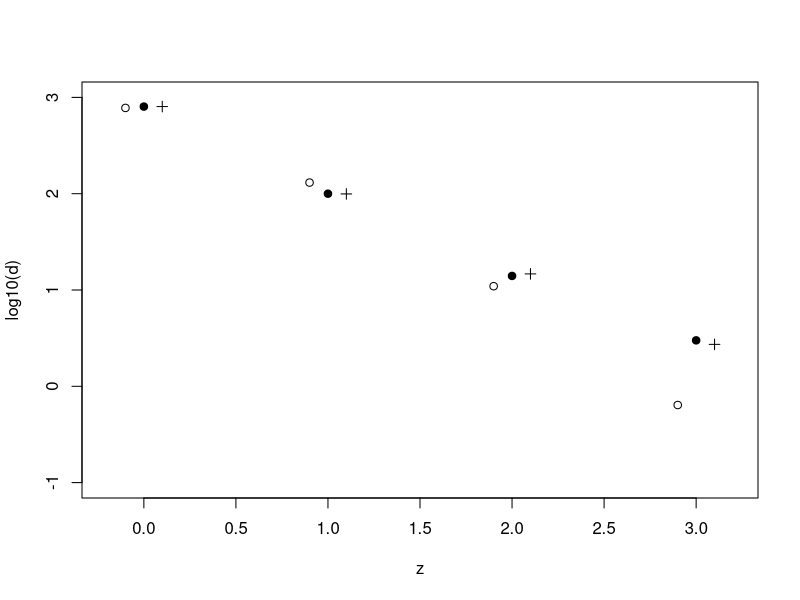
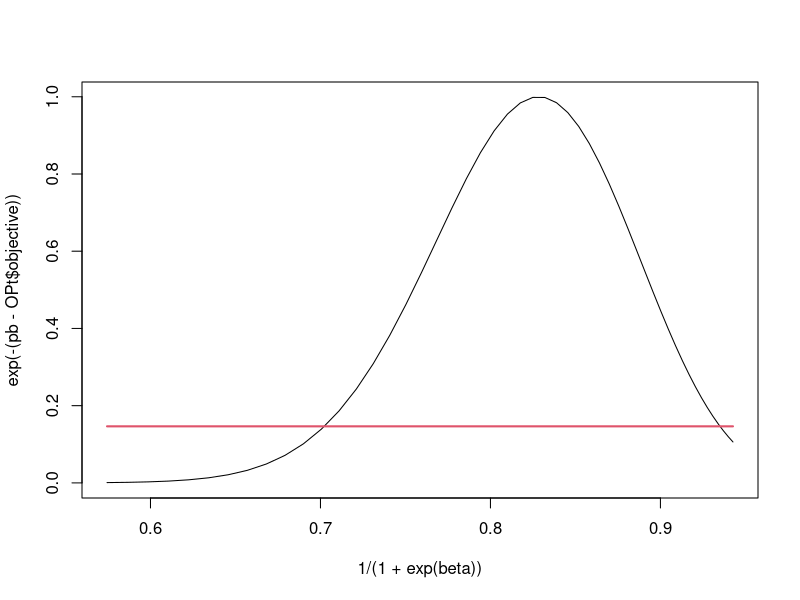
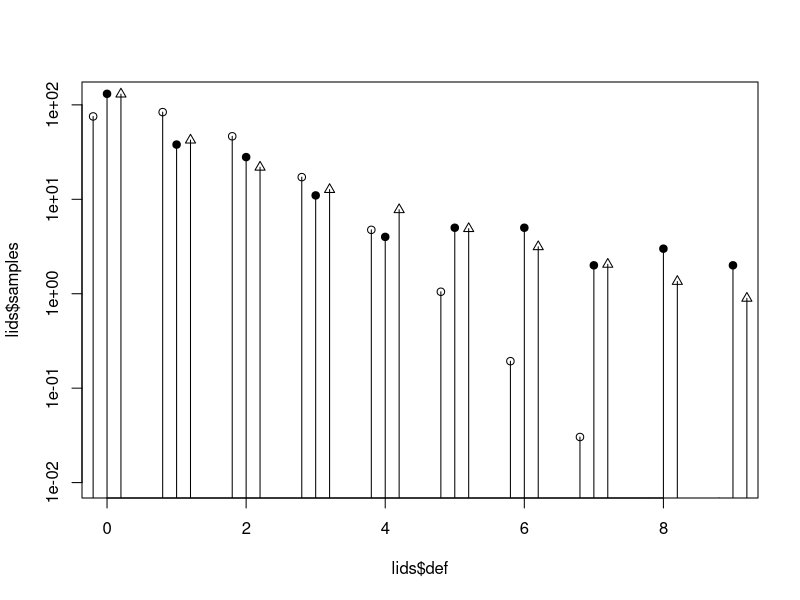
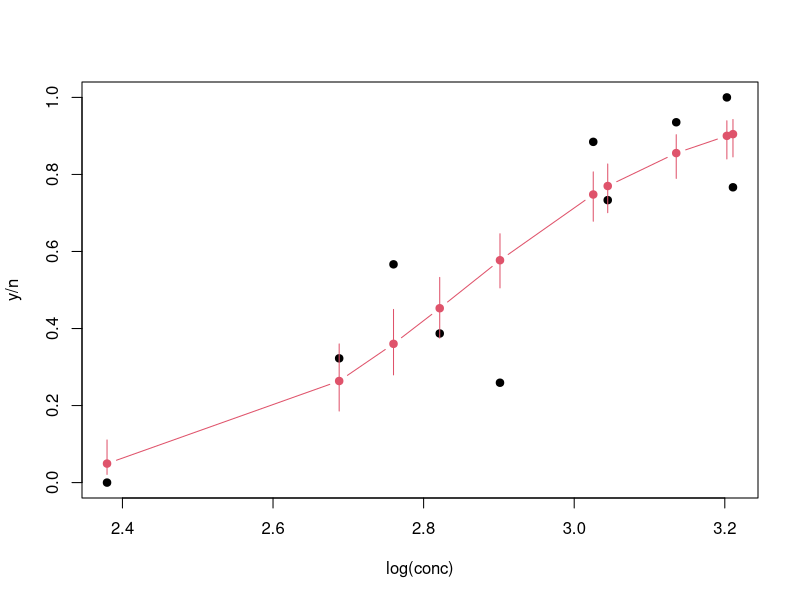
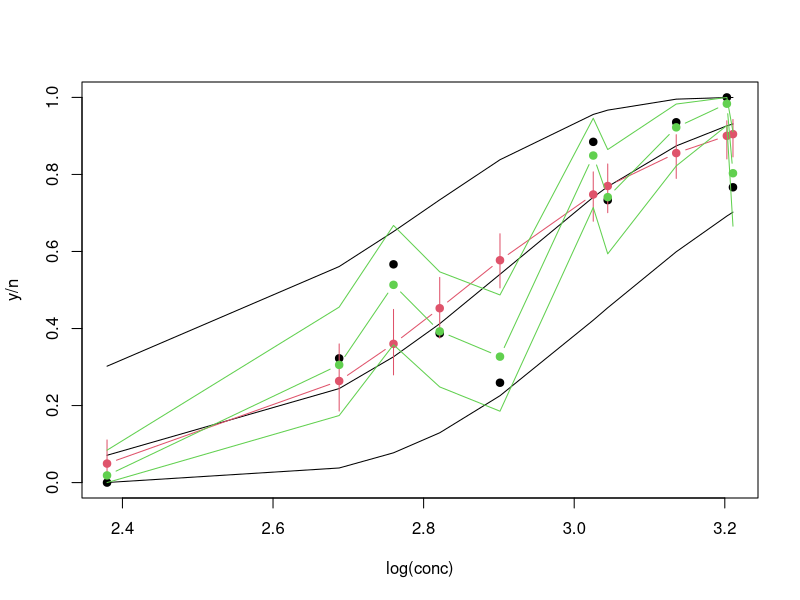
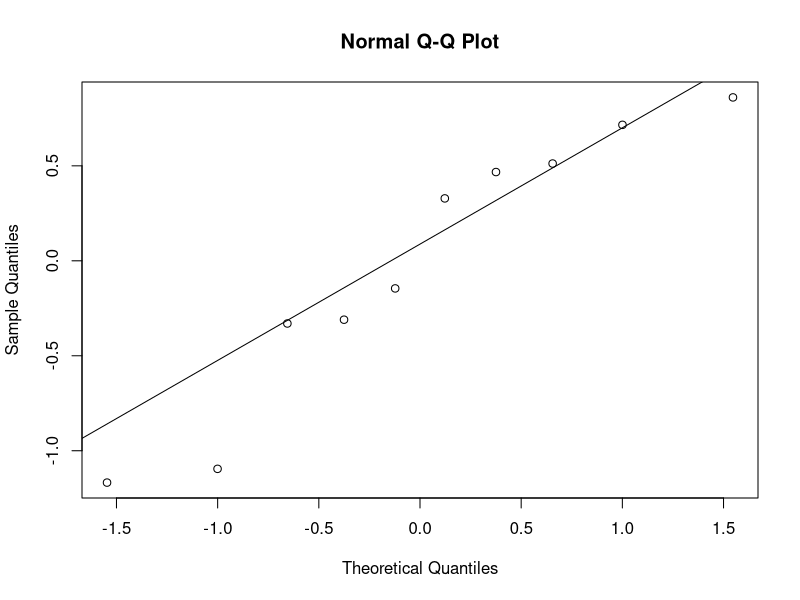

Generate these figures, in order, with R:
##################################################
# Example 6.1
# data 
z <- c(0,1,2,3)
d <- c(803,100,14,3)
##################

# moment est.
mu <- sum(z * d) / sum(d)
s2 <- sum((z - mu) ^ 2 * d) / sum(d)
mu;s2
###################################

###############################################
# glm possion
z.tmp <- c(rep(0,d[1]), rep(1,d[2]), rep(2,d[3]), rep(3,d[4]))
fit1 <- glm(z.tmp ~ 1, family=poisson())
summary(fit1)
anova(fit1)

exp(coef(fit1))
mu
############################################


nll <- function(lambda,z,d){
    -sum((d*dpois(z[1:4],exp(lambda),log=TRUE))) }


nll(0,z,d)
op1 <- nlminb(0,nll,z=z,d=d)
op1

## Taking care of censoring
nll <- function(lambda,z,d){
    -sum((d[1:3]*dpois(z[1:3],exp(lambda),log=TRUE))+d[4]*log(1-ppois(z[3],exp(lambda))))
    }

nll(0,z,d)
op2 <- nlminb(0,nll,z=z,d=d)

c(dpois(0:2,exp(op1$par)),1-ppois(2,exp(op1$par)))*sum(d)
exp.pois <- c(dpois(0:2,exp(op2$par)),
              1-ppois(2,exp(op2$par)))*sum(d)
exp.pois

##################################
## Goodness of fit test.. (terms collected)
Q <- (803-791.85)^2/791.85+(100-118.78)^2/118.78 +
               (17-8.91-0.46)^2/(8.91+0.46)

1-pchisq(Q,df=2)
######################################

##################################################
# glm quasipossion (oversidpersion)
fit2 <- glm(z.tmp ~ 1, family=quasipoisson())
summary(fit2)
##################################################

##################################################
# Compound Poisson Gamma
# negative log-likelihood

nll <- function(pars){
  alpha <- exp(pars[1])
  p <- 1/(1+exp(pars[2]))
  -sum(c(dnbinom(0:2,size=alpha,prob=p,log=TRUE),
         log(1-pnbinom(2,alpha,p)))* c(803,100,14,3)
       )
}


OPt <- nlminb(c(log(0.1),0), nll)
OPt
c(exp(OPt$par[1]),1/(1+exp(OPt$par[2]))) ## Pars for NBinom model

# expected from model:
exp.nbin <- c(dnbinom(0:2,exp(OPt$par[1]),1/(1+exp(OPt$par[2]))),
  1-pnbinom(2,exp(OPt$par[1]),1/(1+exp(OPt$par[2])))) *
    sum(d)
# Note: estimate in book use l(Y) = l(0) + l(1)+ l(2) + l(3)

plot(z,log10(d),pch=19,ylim=c(-1,3),xlim=c(-0.2,3.2),type="p")
points(z-0.1,log10(exp.pois),type="p")
points(z+0.1,log10(exp.nbin),type="p",pch=3)

# unceartainty by Wald statistics
library(numDeriv)
H <- hessian(nll,OPt$par)

V <- solve(H)
cov2cor(V)
exp(OPt$par[1]+2*c(-1,1)*sqrt(diag(V)[1]))
1/(1+exp(OPt$par[2]-2*c(-1,1)*sqrt(diag(V)[2])))
##################################################

# unceartainty by profile likelihood
Pnll <- function(p1,p2){
    pars <- c(p1,p2)
    nll(pars)    
}


OPt$par[2]+3*c(-1,1)*sqrt(diag(V)[2])

beta <- seq(-2.8,-0.3,by=0.05)
pb <- beta*0
for(i in 1:length(beta)){
    pb[i] <- nlminb(OPt$par[1],Pnll,p2=beta[i])$objective
}

plot(1/(1+exp(beta)),exp(-(pb-OPt$objective)),type="l")
lines(range(1/(1+exp(beta))),
      exp(-0.5*qchisq(0.95,df=1))*c(1,1),
      col=2,lwd=2)
1/(1+exp(OPt$par[2]-2*c(-1,1)*sqrt(diag(V)[2])))

##################################################
#
##################################################




##################################################
# Example 6.3
##################################################
lids <- data.frame(
  def = 0:9,
  samples = c(131, 38, 28, 11, 4, 5, 5, 2, 3, 2),
  n = rep(770,10)
)
lids

p <- sum(lids$samples*(0:9)) /
  sum(lids$samples)/770
p

lids2 <- data.frame(y=rep(lids$def,lids$samples),n=770)
fit.glm<- glm(cbind(y,n-y)~1,data=lids2,family=binomial())
summary(fit.glm)
1/(1+exp(-coef(fit.glm)))

################################################################
plot(lids$def,lids$samples,log="y",type="h",ylim=c(0.01,120))
points(lids$def,lids$samples,pch=19)

lines(lids$def-0.2,dbinom(lids$def,prob=p,size=lids$n)*sum(lids$samples),
      type="h")
points(lids$def-0.2,dbinom(lids$def,prob=p,size=lids$n)*sum(lids$samples))

## Likelihood
ldCBb <- function(y,alpha,beta,n){
  lchoose(n,y)+lgamma(alpha + y) + lgamma(beta + n - y) -
    lgamma(alpha + beta + n) - lgamma(alpha) - 
    lgamma(beta)+ lgamma(alpha+beta)}

## Calculate from slide formulation of mu and phi
CBinBeta <- function(pars,y,n){
  mu <- 1/(1+exp(-(pars[1])))
  phi <- exp(pars[2])
  alpha <- mu*phi
  beta <- (1-mu)*phi
  -sum(ldCBb(y,alpha,beta,n))
}



OPt <- nlminb(c(1,0.5), CBinBeta, y=lids2$y, n=lids2$n)
mu <- 1/(1+exp(-(OPt$par[1])))
phi <- exp(OPt$par[2])
alpha <- mu*phi
beta <- (1-mu)*phi
alpha
beta


# plot
lines(lids$def+0.2,exp(ldCBb(lids$def,alpha,beta,lids$n))*sum(lids$samples),
      type="h")
points(lids$def+0.2,exp(ldCBb(lids$def,alpha,beta,lids$n))*sum(lids$samples),
       pch=2)

# Just to compare with book ######################
mpi<- alpha/(alpha+beta)
gamma<- 1/(alpha+beta)
mpi;gamma
##################################################
##################################################

########################################################
# Beetle example
conc <- c(24.8, 24.6, 23, 21, 20.6, 18.2, 16.8, 15.8, 14.7, 10.8)
n <- c(30, 30, 31, 30, 26, 27, 31, 30, 31, 24)
y <- c(23, 30, 29, 22, 23, 7, 12, 17, 10, 0)

plot(log(conc),y/n,pch=19)

resp <- cbind(y, n - y)
fit <- glm(resp ~ I(log(conc)), family = binomial())
 
fit
  
1 - pchisq(fit$deviance, fit$df.residual)
  
pred<-predict(fit,se=TRUE)
points(log(conc),1/(1+exp(-pred$fit)),col=2,pch=19,type="b")
for(i in 1:length(pred$fit)){
  lines(log(conc[i])*c(1,1),1/(1+exp(-pred$fit[i]+c(-2,2)*pred$se.fit[i])),
        col=2,pch=19)
}


CBinBeta <- function(pars,y,n,x){
    N <- length(y)
    mu <- 1/(1+exp(-(pars[1])))
    phi <- exp(pars[2])
    alpha <- mu*phi
    beta <- (1-mu)*phi
    -sum(ldCBb(y,alpha,beta,n))
}

    
OPt <- nlminb(c(0.5,0.5), CBinBeta, y=y, n=n)

fit <- glm(resp ~ 1, family = binomial())
fit

# parameters
1/(1+exp(-coef(fit)))
1/(1+exp(-OPt$par[1]))
sum(y)/sum(n)


##################################################
# regression model
CBinBetaReg <- function(pars,y,n,x){
  N <- length(y)
  mu <- 1/(1+exp(-(pars[1]+pars[2] * x)))
  phi <- exp(pars[3])
  alpha <- mu*phi
  beta <- (1-mu)*phi
  -sum(ldCBb(y,alpha,beta,n))
  }

OPt1 <- nlminb(c(0.5,0.5,0.5), CBinBetaReg, y=y, n=n,x=conc)

mu <- 1/(1+exp(-(OPt1$par[1]+OPt1$par[2] * conc)))
phi <- exp(OPt1$par[3])

alpha <- mu * phi
beta <- (1-mu) * phi

plot(log(conc),y/n,pch=19)
lines(log(conc),mu)

resp <- cbind(y, n - y)
fit <- glm(resp ~ I(log(conc)), family = binomial())
 
fit
  
1 - pchisq(fit$deviance, fit$df.residual)
  
pred<-predict(fit,se=TRUE)
points(log(conc),1/(1+exp(-pred$fit)),col=2,pch=19,type="b")
for(i in 1:length(pred$fit)){
 lines(log(conc[i])*c(1,1), 1/(1+exp(-pred$fit[i]+c(-2,2)*pred$se.fit[i])),
        col=2,pch=19)
}

##################################################
# Conditional pars see Th. 6.6
alpha.z <- alpha + y
beta.z <- beta + n - y
mu.z <- alpha.z/(alpha.z+beta.z)
sigma.z <- alpha.z+beta.z

# Plot results
lines(log(conc), mu.z, pch=19, col=3, type="b")

lines(log(conc),
      qbeta(0.025,alpha,beta),
      col=1)
lines(log(conc),
      qbeta(0.975,alpha,beta),
      col=1)

lines(log(conc),
      qbeta(0.025,alpha.z,beta.z),
      col=3)
lines(log(conc),
      qbeta(0.975,alpha.z,beta.z),
      col=3)

## Compare with TMB
library(glmmTMB)
dat <-  data.frame(y=y,n=n,conc=conc,obs=1:10)
fitTMB<-glmmTMB(cbind(y,n-y)~I(log(conc))+(1|obs),family=binomial,data=dat)
## plot random effects
qqnorm(fitTMB$fit$parfull[3:12])
qqline(fitTMB$fit$parfull[3:12]) 

## Compare estimated mean values 
eta.tmb<-fitTMB$fit$parfull[1]+fitTMB$fit$parfull[2]*log(conc)+fitTMB$fit$parfull[3:12]
mu.tmb <- 1/(1+exp(-eta.tmb))
round(cbind(mu.z,mu.tmb),digits=2)

#####################################################################
#
#####################################################################
